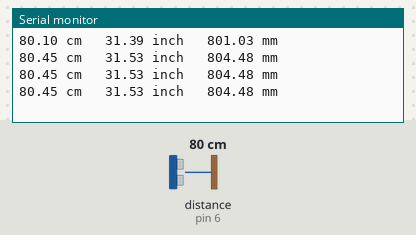
Recording of a sketch running on a simulated Arduino Uno, built with avr-gcc and run on an emulated ATmega328P. On the bench: the last lines printed to the serial monitor. Wiring (inferred from the names in the program): ultrasonic range finder: trigger pin 5; echo pin 6. The test bench sets the inputs (shaded band); at power-on: distance to the obstacle (sensor on pin 6) 80 cm. The echo pulse lasts 58.3 µs per cm.

Above: at 1.2 s.
1.3 s: distance to the obstacle (sensor on pin 6) set to 35 cm
At 1.74 s:
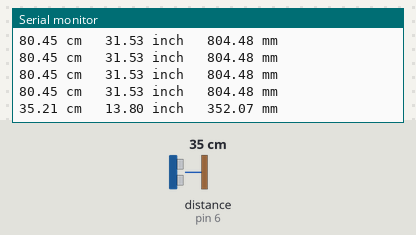
4.3 s: distance to the obstacle (sensor on pin 6) set to 2 cm
At 4.48 s:
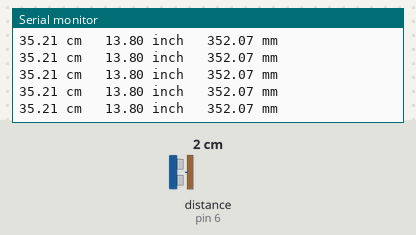
Timing chart, 0 to 7.3 s (numbered marks = the images above; inputs shaded):
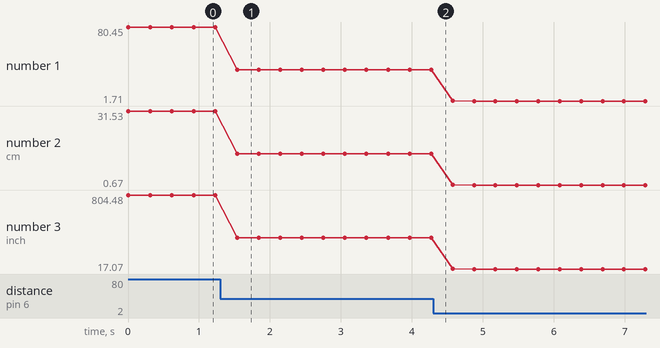

Measured:
- after the input at 1.3 s, the serial monitor: prints a new line after 0.24 s (image 1)
- plotted number 1: 80.45 → 35.21 after the input at 1.3 s, 35.21 → 1.71 after the input at 4.3 s
- plotted number 2: 31.53 → 13.8 after the input at 1.3 s, 13.8 → 0.67 after the input at 4.3 s
- plotted number 3: 804.48 → 352.07 after the input at 1.3 s, 352.07 → 17.07 after the input at 4.3 s

The sketch:

nano_HC-SR04.ino
```cpp
int echoPin = 6;
int trigPin = 5;
void setup() {
  Serial.begin (9600);
  pinMode(trigPin, OUTPUT);
  pinMode(echoPin, INPUT);
}
void loop() {
  double duration;
  float cm, inch, mm;
  digitalWrite(trigPin, LOW);
  delayMicroseconds(2);
  digitalWrite(trigPin, HIGH);
  delayMicroseconds(10);
  digitalWrite(trigPin, LOW);
  duration = pulseIn(echoPin, HIGH);
  cm = duration / 58;
  inch = duration / 148;
  mm = duration / 5.8;
  Serial.print(cm);
  Serial.print(" cm   ");
  Serial.print(inch);
  Serial.print(" inch   ");
  Serial.print(mm);
  Serial.println(" mm   ");
  delay(300);
}
```
